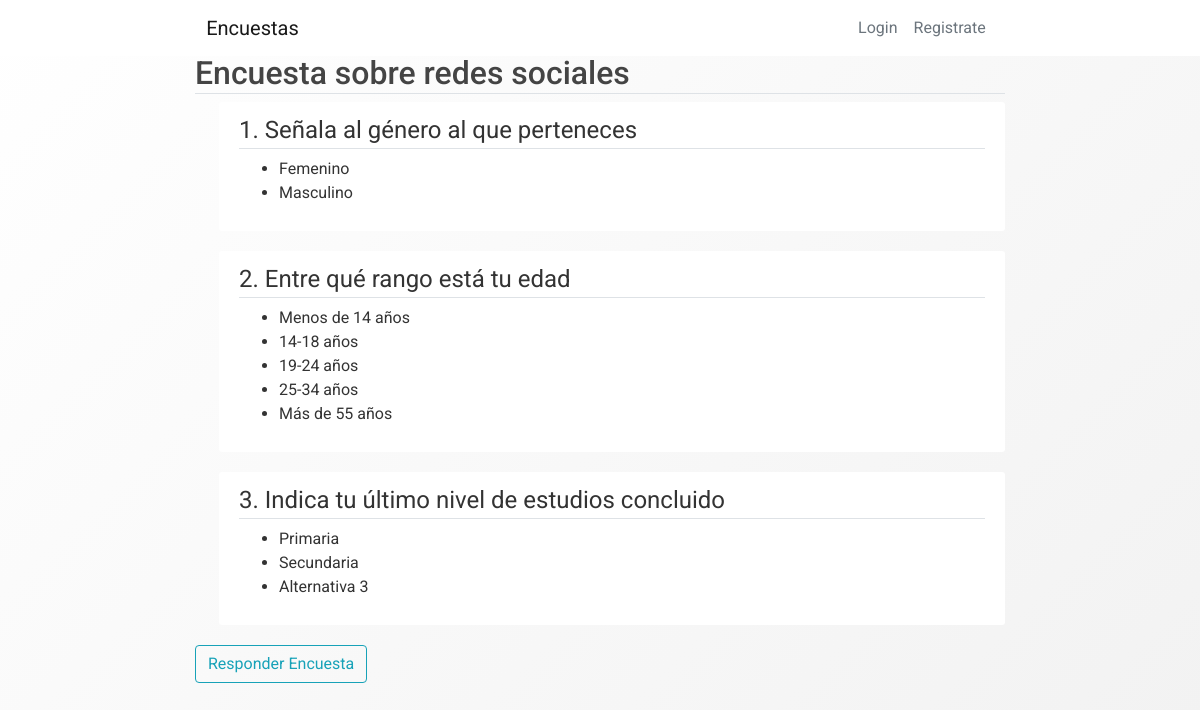
/encuesta/1, run on the app's committed database.
### encuestas/models.py (models this page shows)
class Encuesta(db.Model):
    id = db.Column(db.Integer, primary_key = True)
    title = db.Column(db.String(100),nullable = False)
    description = db.Column(db.String(1000), nullable = False)
    image_file = db.Column(db.String(20), nullable=False, default='default.jpg')
    date_created = db.Column(db.DateTime, nullable = False, default = datetime.utcnow)
    date_posted = db.Column(db.DateTime, default = datetime.utcnow)
    user_id = db.Column(db.Integer, db.ForeignKey('user.id'),nullable = False)
    preguntas = db.relationship('Pregunta', backref = 'content', lazy = True)
    estado =  db.Column(db.String(100), default = "creada")

class Pregunta(db.Model):
    id = db.Column(db.Integer, primary_key = True)
    title = db.Column(db.String(100), nullable = False)
    encuesta_id = db.Column(db.Integer, db.ForeignKey('encuesta.id'), nullable = False)
    items = db.relationship('Item', backref = 'options', lazy = True)

class Item(db.Model):
    id = db.Column(db.Integer, primary_key = True)
    description = db.Column(db.String(1000), nullable = False)
    pregunta_id = db.Column(db.Integer, db.ForeignKey('pregunta.id'), nullable = False)

### encuestas/routes.py (the view, shortened to what this page needs)
@app.route("/encuesta/<int:encuesta_id>", methods=['GET', 'POST'])
def encuesta(encuesta_id):
    encuesta = Encuesta.query.get_or_404(encuesta_id)
    preguntas = Pregunta.query.filter_by(encuesta_id = encuesta_id)
    id_preguntas = []
    for preg in preguntas:
        id_preguntas.append(preg.id)
    items = Item.query.filter(Item.pregunta_id.in_(id_preguntas))
    boton_editar = False
    boton_respuestas = False
    return render_template('encuesta.html',
        title= 'Encuesta',
        encuesta = encuesta,
        preguntas = preguntas,
        items = items,
        boton_editar = boton_editar,
        boton_respuestas = boton_respuestas
    )

### encuestas/templates/encuesta.html (shortened to what this page needs)
{% extends "layout.html" %} {% block content %}
<h2 class="border-bottom mb-2">{{ encuesta.title}}</h2>
{%for pregunta in preguntas%}
<div class="content-section ml-4">
    <fieldset class="form-group mb-0">
        <legend class="border-bottom">{{pregunta.title}}</legend>
    </fieldset>
    <ul>
        {%for item in items%} {%if pregunta.id == item.pregunta_id%}
        <li>{{item.description}}</li>
        {%endif%} {%endfor%}
    </ul>
</div>
{%endfor%}
{%if encuesta.estado == "publicada"%}
<a class="btn btn-outline-info"
   href="{{ url_for('responder_encuesta', encuesta_id=encuesta.id) }}">Responder Encuesta</a>
{%endif%}
{% endblock content %}

### encuestas/static/main.css (style rules this page uses)
body { font-family: "Roboto", sans-serif; font-weight: 400; background: #fafafa; color: #333; margin-top: 3.4rem; box-sizing: border-box; }
h1, h2, h3, h4, h5, h6 { color: #444444; }
.content-section { background: #ffffff; padding: 10px 20px; border-radius: 3px; margin-bottom: 20px; }
html, body { width: 100%; height: 100%; }
body { background: linear-gradient(-45deg, #ffffff, #e4e4e4, #ffffff); background-size: 400% 400%; animation: gradient 15s ease; }

### data on the page
Encuesta: title "Encuesta sobre redes sociales"
Pregunta: title "1. Señala al género al que perteneces"
Item: description "Femenino"
Item: description "Masculino"
Pregunta: title "2. Entre qué rango está tu edad"
Item: description "Menos de 14 años"
Item: description "14-18 años"
Item: description "19-24 años"
Item: description "25-34 años"
Item: description "Más de 55 años"
Pregunta: title "3. Indica tu último nivel de estudios concluido"
Item: description "Primaria"
Item: description "Secundaria"
Item: description "Alternativa 3"
